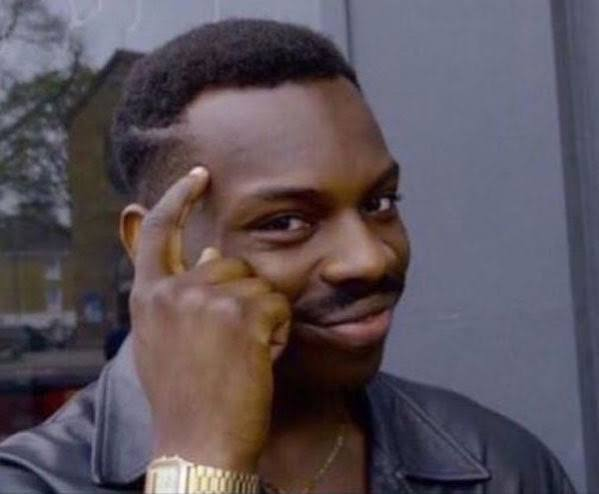
#> input picture images/think.jpg, 599 x 494 px
$ jupyter execute --allow-errors exp8.ipynb
#> lines starting #> are read from the running program, lines starting #| are printed output that depends on the picture
[cell 1]
import cv2
import matplotlib.pyplot as plt
import numpy as np

src_img = cv2.imread("images/think.jpg",cv2.IMREAD_GRAYSCALE)
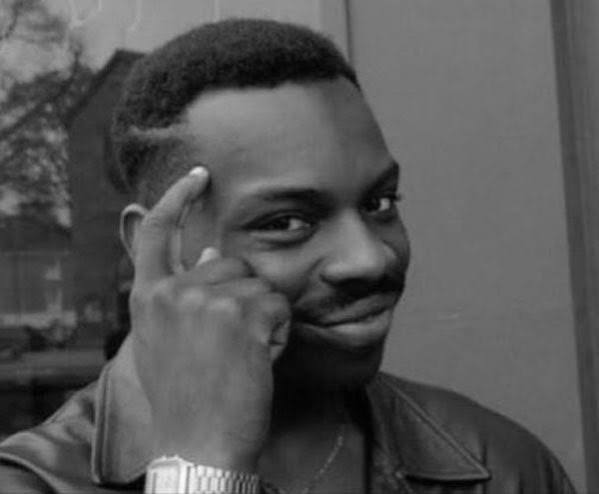
#> src_img: shape (494, 599); min 0, max 251, mean 85.3

if src_img is None:
    raise FileNotFoundError("Unable to load src image")

# Generating Histogram
img_hist = cv2.calcHist([src_img],[0],None,[256],[0,256])
#> img_hist = 256 values, max 7747 at index 110, min 0 at index 252, mean 1155.9

# Histogram Equalization
eqz_img = cv2.equalizeHist(src_img)
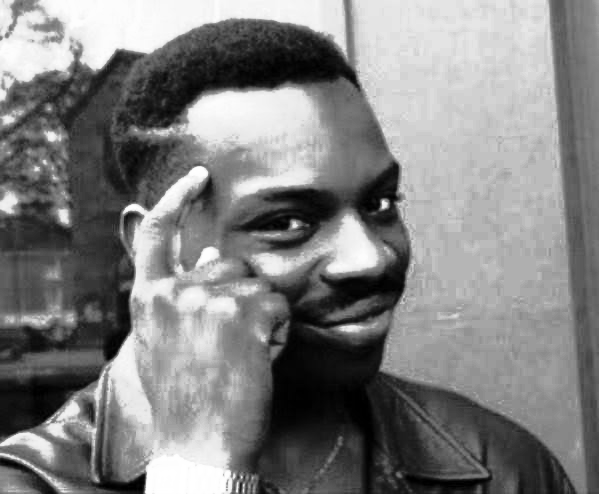
#> eqz_img: shape (494, 599); min 0, max 255, mean 128.8
eqz_hist = cv2.calcHist(
    [eqz_img],
    [0],
    None,
    [256],
    [0, 256]
)
#> eqz_hist = 256 values, max 7747 at index 181, min 0 at index 33, mean 1155.9

# Histogram matching

# adding reference image
ref_img = cv2.imread(
    "images/yes!.jpg",
    cv2.IMREAD_GRAYSCALE
)
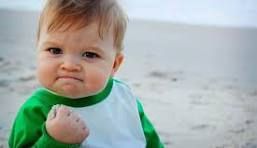
#> input picture images/yes!.jpg, 257 x 148 px
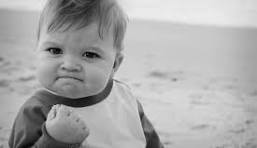
#> ref_img: shape (148, 257); min 0, max 240, mean 170.8

if ref_img is None:
    raise FileNotFoundError("Unable to load reference image")

# calculating histogram
ref_hist = cv2.calcHist([ref_img],[0],None,[256],[0,256])
#> ref_hist = 256 values, max 1131 at index 202, min 0 at index 1, mean 148.6


# normalizing both histogram
src_hist_norm = img_hist / img_hist.sum()
#> src_hist_norm = 256 values, max 0.0262 at index 110, min 0 at index 252, mean 0.00391
ref_hist_norm = ref_hist / ref_hist.sum()
#> ref_hist_norm = 256 values, max 0.0297 at index 202, min 0 at index 1, mean 0.00391

# finding cumulative sum
src_cdf = src_hist_norm.cumsum()
#> src_cdf = 256 values from 4.06e-05 to 1
ref_cdf = ref_hist_norm.cumsum()
#> ref_cdf = 256 values from 0.000131 to 1

# Find the equivalent values of src_cdf in ref_cdf and store their intensity values in mapping
mapping = np.interp(src_cdf, ref_cdf, range(256))
#> mapping = 256 values from 0 to 255

# Replace source image pixel intensities according to the mapping
matched_img = mapping[src_img].astype(np.uint8)
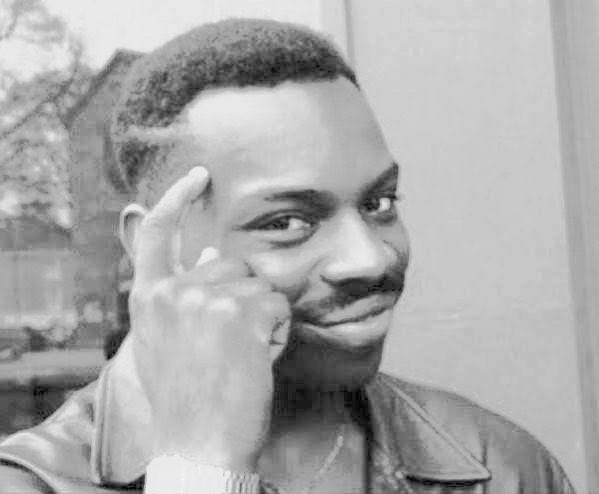
#> matched_img: shape (494, 599); min 0, max 255, mean 170.4

matched_hist = cv2.calcHist([matched_img],[0],None,[256],[0,256])
#> matched_hist = 256 values, max 13040 at index 201, min 0 at index 1, mean 1155.9

x = list(range(256))

plt.figure(figsize=(16,8))

plt.subplot(4,2,1)
plt.title("Original Image")
plt.axis("off")
plt.imshow(src_img,cmap="gray")

plt.subplot(4,2,2)
plt.title("Histogram")
plt.xlabel("pixel values")
plt.ylabel("frequency")
#> (the rest of this cell did not finish here and is left out)
